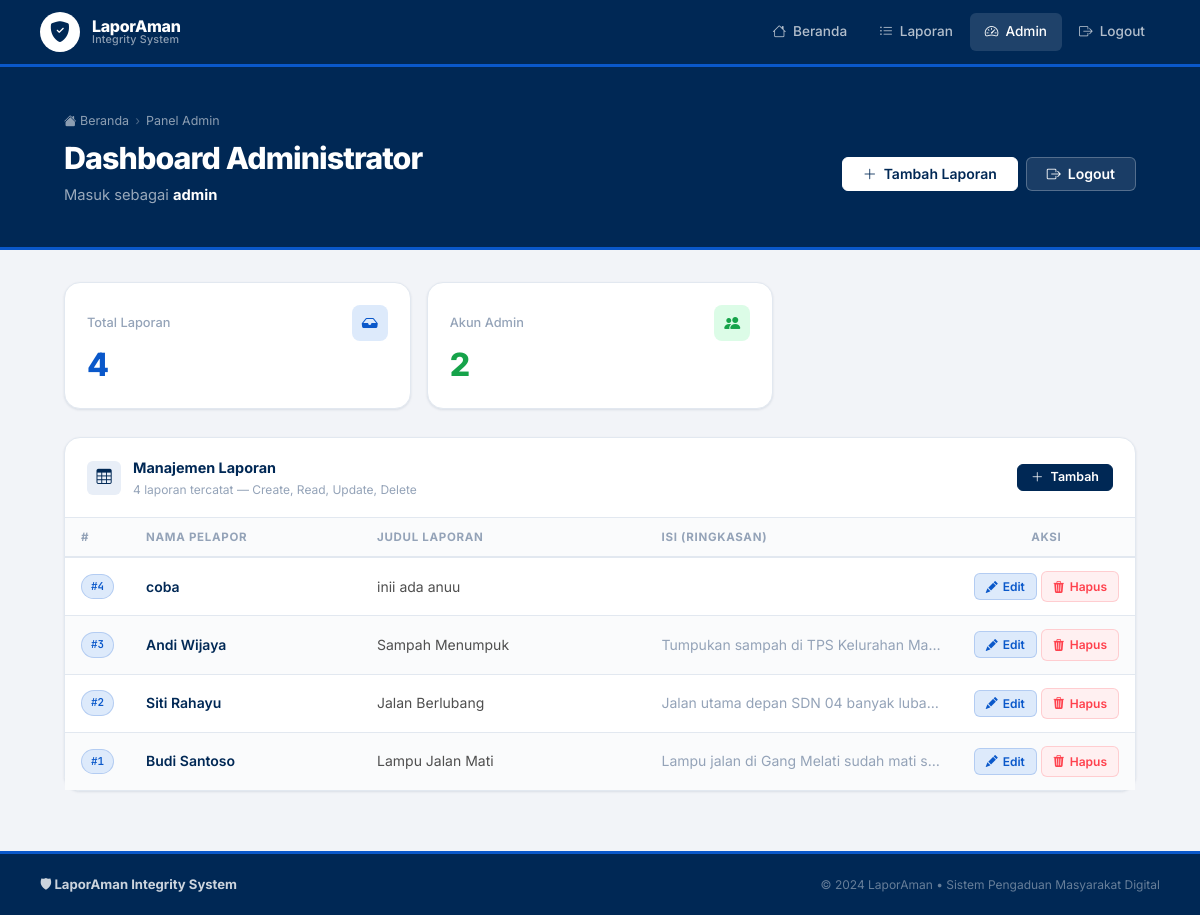
The page /admin (signed in) on the database its author committed.
### tables this page shows
CREATE TABLE users (
    id       INTEGER PRIMARY KEY AUTOINCREMENT,
    username TEXT NOT NULL UNIQUE,
    password TEXT NOT NULL
);

CREATE TABLE reports (
    id           INTEGER PRIMARY KEY AUTOINCREMENT,
    nama_pelapor TEXT NOT NULL,
    judul        TEXT NOT NULL,
    isi_laporan  TEXT NOT NULL
);

### app.py (the view)
@app.route("/admin")
def admin_dashboard():
    if not session.get("admin_logged_in"):
        return redirect(url_for("admin_login"))
    laporan = db_query("SELECT * FROM reports ORDER BY id DESC", fetchall=True) or []
    users   = db_query("SELECT id, username, password FROM users", fetchall=True) or []
    return render_template(
        "admin.html",
        laporan    = laporan,
        users      = users,
        total      = len(laporan),
        admin_user = session.get("admin_user"),
        sqli_used  = session.get("sqli_used", False),
    )

### app.py (called while the page is built)
def get_db():
    if USE_PG:
        conn = psycopg2.connect(DATABASE_URL, sslmode="require")
        return conn
    else:
        db = getattr(g, "_database", None)
        if db is None:
            db = g._database = sqlite3.connect("laporaman.db")
            db.row_factory = sqlite3.Row
        return db

def db_query(sql, params=None, fetchone=False, fetchall=False, commit=False):
    conn = get_db()
    if USE_PG:
        cur = conn.cursor(cursor_factory=psycopg2.extras.RealDictCursor)
        cur.execute(sql, params or ())
        result = None
        if fetchone:   result = dict(cur.fetchone()) if cur.rowcount != 0 else None
        elif fetchall: result = [dict(r) for r in cur.fetchall()]
        if commit: conn.commit()
        conn.close()
        return result
    else:
        cur = conn.execute(sql, params or ())
        result = None
        if fetchone:   result = cur.fetchone()
        elif fetchall: result = cur.fetchall()
        if commit: conn.commit()
        return result

@app.teardown_appcontext
def close_connection(exception):
    if not USE_PG:
        db = getattr(g, "_database", None)
        if db is not None:
            db.close()

### templates/admin.html (shortened to what this page needs)
{% extends "base.html" %}
{% block content %}
<div class="page-hero">
  <div class="container">
    <div class="breadcrumb">
      <a href="/"><i class="bi bi-house-fill"></i> Beranda</a>
      <span class="breadcrumb-sep">›</span>
      <span>Panel Admin</span>
    </div>
      <div style="display:flex; align-items:center; justify-content:space-between; flex-wrap:wrap; gap:12px;">
      <div>
        <h1>Dashboard Administrator</h1>
        <p>Masuk sebagai <strong style="color:#fff;">{{ admin_user }}</strong></p>
      </div>
      <div style="display:flex; gap:8px; flex-wrap:wrap;">
        <button onclick="document.getElementById('modal-tambah').showModal()"
                class="btn btn-secondary" style="background:#fff; color:var(--primary); border-color:#fff;">
          <i class="bi bi-plus-lg"></i> Tambah Laporan
        </button>
        <a href="/admin/logout" class="btn btn-ghost"
           style="background:rgba(255,255,255,0.1); color:#fff; border-color:rgba(255,255,255,0.25);">
          <i class="bi bi-box-arrow-right"></i> Logout
        </a>
      </div>
    </div>
  </div>
</div>
<div class="container" style="padding: 32px 24px 60px;">
  <div class="grid-3" style="margin-bottom:28px;">
    <div class="stat-card">
      <div style="display:flex; align-items:center; justify-content:space-between; margin-bottom:8px;">
        <div class="stat-label">Total Laporan</div>
        <span style="width:36px;height:36px;background:var(--secondary-light);border-radius:8px;display:flex;align-items:center;justify-content:center;">
          <i class="bi bi-inbox-fill" style="color:var(--secondary);"></i>
        </span>
      </div>
      <div class="stat-value" style="color:var(--secondary);">{{ total }}</div>
    </div>
    <div class="stat-card">
      <div style="display:flex; align-items:center; justify-content:space-between; margin-bottom:8px;">
        <div class="stat-label">Akun Admin</div>
        <span style="width:36px;height:36px;background:var(--green-light);border-radius:8px;display:flex;align-items:center;justify-content:center;">
          <i class="bi bi-people-fill" style="color:var(--green);"></i>
        </span>
      </div>
      <div class="stat-value" style="color:var(--green);">{{ users | length }}</div>
    </div>
  </div>
  <div style="display:grid; grid-template-columns:1fr; gap:24px; align-items:start;">
    <div class="card">
      <div class="card-header">
        <div class="card-icon" style="background:var(--primary-light); color:var(--primary);">
          <i class="bi bi-table"></i>
        </div>
        <div style="flex:1;">
          <div class="card-title">Manajemen Laporan</div>
          <div class="card-subtitle">{{ total }} laporan tercatat — Create, Read, Update, Delete</div>
        </div>
        <button onclick="document.getElementById('modal-tambah').showModal()"
                class="btn btn-primary btn-sm">
          <i class="bi bi-plus-lg"></i> Tambah
        </button>
      </div>
      {% if not laporan %}
      <div style="text-align:center; padding:56px 24px;">
        <i class="bi bi-inbox" style="font-size:2.5rem; color:var(--text-3); display:block; margin-bottom:12px;"></i>
        <div style="font-weight:600; color:var(--text-2);">Belum ada laporan</div>
        <button onclick="document.getElementById('modal-tambah').showModal()"
                class="btn btn-primary btn-sm" style="margin-top:14px;">
          <i class="bi bi-plus-lg"></i> Tambah Laporan Pertama
        </button>
      </div>
      {% else %}
      <div class="table-wrap">
        <table>
          <thead>
            <tr>
              <th style="width:48px;">#</th>
              <th>Nama Pelapor</th>
              <th>Judul Laporan</th>
              <th>Isi (Ringkasan)</th>
              <th style="width:130px; text-align:center;">Aksi</th>
            </tr>
          </thead>
          <tbody>
            {% for lap in laporan %}
            <tr>
              <td>
                <span class="badge badge-blue font-mono" style="font-size:0.68rem;">#{{ lap.id }}</span>
              </td>
              <td style="font-weight:600; color:var(--primary); white-space:nowrap;">
                {{ lap.nama_pelapor }}
              </td>
              <td style="color:var(--text-2); max-width:200px;" class="truncate">
                {{ lap.judul }}
              </td>
              <td style="color:var(--text-3); max-width:180px;" class="truncate">
                {{ lap.isi_laporan | striptags | truncate(50) }}
              </td>
              <td style="text-align:center; white-space:nowrap;">
                <button class="action-btn action-edit"
                        data-id="{{ lap.id }}"
                        data-nama="{{ lap.nama_pelapor | e }}"
                        data-judul="{{ lap.judul | e }}"
                        data-isi="{{ lap.isi_laporan | e }}"
                        onclick="openEditBtn(this)">
                  <i class="bi bi-pencil-fill"></i> Edit
                </button>
                <a href="/admin/hapus/{{ lap.id }}" class="action-btn action-delete"
                   onclick="return confirm('Hapus laporan #{{ lap.id }}?')">
                  <i class="bi bi-trash3-fill"></i> Hapus
                </a>
              </td>
            </tr>
            {% endfor %}
          </tbody>
        </table>
      </div>
      {% endif %}
    </div>
  </div>
</div>
{% endblock %}

### templates/base.html (shortened to what this page needs)
<!DOCTYPE html>
<html lang="id">
<head>
  <link rel="stylesheet" href="https://cdn.jsdelivr.net/npm/bootstrap-icons@1.11.3/font/bootstrap-icons.min.css" />
</head>
<body>
  <nav class="navbar">
    <div class="navbar-inner">
      <a class="nav-logo" href="/">
        <div class="logo-mark">
          <i class="bi bi-shield-fill-check" style="color:var(--primary); font-size:1.3rem;"></i>
        </div>
        <div class="logo-text">
          <div class="logo-name">LaporAman</div>
          <div class="logo-sub">Integrity System</div>
        </div>
      </a>
      <div class="nav-links">
        <a href="/" class="nav-link {% if request.endpoint == 'index' %}active{% endif %}">
          <i class="bi bi-house"></i> Beranda
        </a>
        <a href="/laporan" class="nav-link {% if request.endpoint == 'daftar_laporan' %}active{% endif %}">
          <i class="bi bi-list-ul"></i> Laporan
        </a>
        {% if session.get('admin_logged_in') %}
          <a href="/admin" class="nav-link {% if request.endpoint == 'admin_dashboard' %}active{% endif %}">
            <i class="bi bi-speedometer2"></i> Admin
          </a>
          <a href="/admin/logout" class="nav-link">
            <i class="bi bi-box-arrow-right"></i> Logout
          </a>
        {% else %}
          <a href="/admin/login" class="nav-link nav-link-red">
            <i class="bi bi-shield-lock"></i> Admin Login
          </a>
        {% endif %}
      </div>
    </div>
  </nav>
  <main>{% block content %}{% endblock %}</main>
  <footer>
    <div class="footer-inner">
      <span class="footer-brand">🛡 LaporAman Integrity System</span>
      <span class="footer-note">© 2024 LaporAman &bull; Sistem Pengaduan Masyarakat Digital</span>
    </div>
  </footer>
</body>
</html>

### templates/admin.html (style rules this page uses)
.breadcrumb { display: flex; align-items: center; gap: 6px; font-size: 0.78rem; color: rgba(255,255,255,0.55); margin-bottom: 10px; }
.breadcrumb a { color: rgba(255,255,255,0.55); text-decoration: none; }
.breadcrumb-sep { color: rgba(255,255,255,0.3); }
tbody tr:nth-child(even) td { background: #fafbfc; }
.action-btn { display: inline-flex; align-items: center; gap: 5px; font-size: 0.75rem; font-weight: 600; padding: 5px 11px; border-radius: var(--radius-sm); border: 1.5px solid transparent; cursor: pointer; text-decoration: none; transition: all 0.12s; font-family: inherit; }
.action-edit { background: var(--secondary-light); color: var(--secondary); border-color: rgba(10,88,202,0.2); }
.action-delete { background: var(--tertiary-light); color: var(--tertiary); border-color: rgba(255,65,77,0.2); }

### rows shown on the page
users: username "admin"
reports: id "4", nama_pelapor "coba", judul "inii ada anuu"
reports: id "3", nama_pelapor "Andi Wijaya", judul "Sampah Menumpuk", isi_laporan "Tumpukan sampah di TPS Kelurahan Ma…"
reports: id "2", nama_pelapor "Siti Rahayu", judul "Jalan Berlubang", isi_laporan "Jalan utama depan SDN 04 banyak luba…"
reports: id "1", nama_pelapor "Budi Santoso", judul "Lampu Jalan Mati", isi_laporan "Lampu jalan di Gang Melati sudah mati s…"

### other values the page prints
{{ total }} "4"
{{ users | length }} "2"
